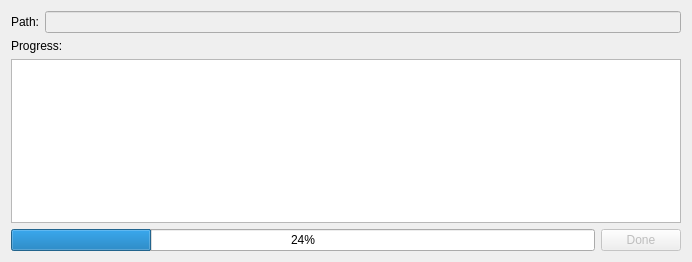
<?xml version="1.0" encoding="UTF-8"?>
<ui version="4.0">
 <class>LoadSceneProgressDialog</class>
 <widget class="QDialog" name="LoadSceneProgressDialog">
  <property name="geometry">
   <rect>
    <x>0</x>
    <y>0</y>
    <width>692</width>
    <height>262</height>
   </rect>
  </property>
  <property name="windowTitle">
   <string>Scene Loading...</string>
  </property>
  <layout class="QVBoxLayout" name="verticalLayout_2">
   <item>
    <layout class="QHBoxLayout" name="horizontalLayout_2">
     <item>
      <widget class="QLabel" name="label">
       <property name="maximumSize">
        <size>
         <width>100</width>
         <height>16777215</height>
        </size>
       </property>
       <property name="text">
        <string>Path:</string>
       </property>
      </widget>
     </item>
     <item>
      <widget class="QLineEdit" name="scenePath">
       <property name="enabled">
        <bool>false</bool>
       </property>
      </widget>
     </item>
    </layout>
   </item>
   <item>
    <layout class="QVBoxLayout" name="verticalLayout">
     <item>
      <widget class="QLabel" name="label_2">
       <property name="text">
        <string>Progress:</string>
       </property>
      </widget>
     </item>
     <item>
      <widget class="QListView" name="loadEventsList"/>
     </item>
    </layout>
   </item>
   <item>
    <layout class="QHBoxLayout" name="horizontalLayout">
     <item>
      <widget class="QProgressBar" name="loadProgress">
       <property name="value">
        <number>24</number>
       </property>
      </widget>
     </item>
     <item>
      <widget class="QPushButton" name="doneButton">
       <property name="enabled">
        <bool>false</bool>
       </property>
       <property name="maximumSize">
        <size>
         <width>100</width>
         <height>16777215</height>
        </size>
       </property>
       <property name="text">
        <string>Done</string>
       </property>
      </widget>
     </item>
    </layout>
   </item>
  </layout>
 </widget>
 <resources/>
 <connections/>
</ui>
